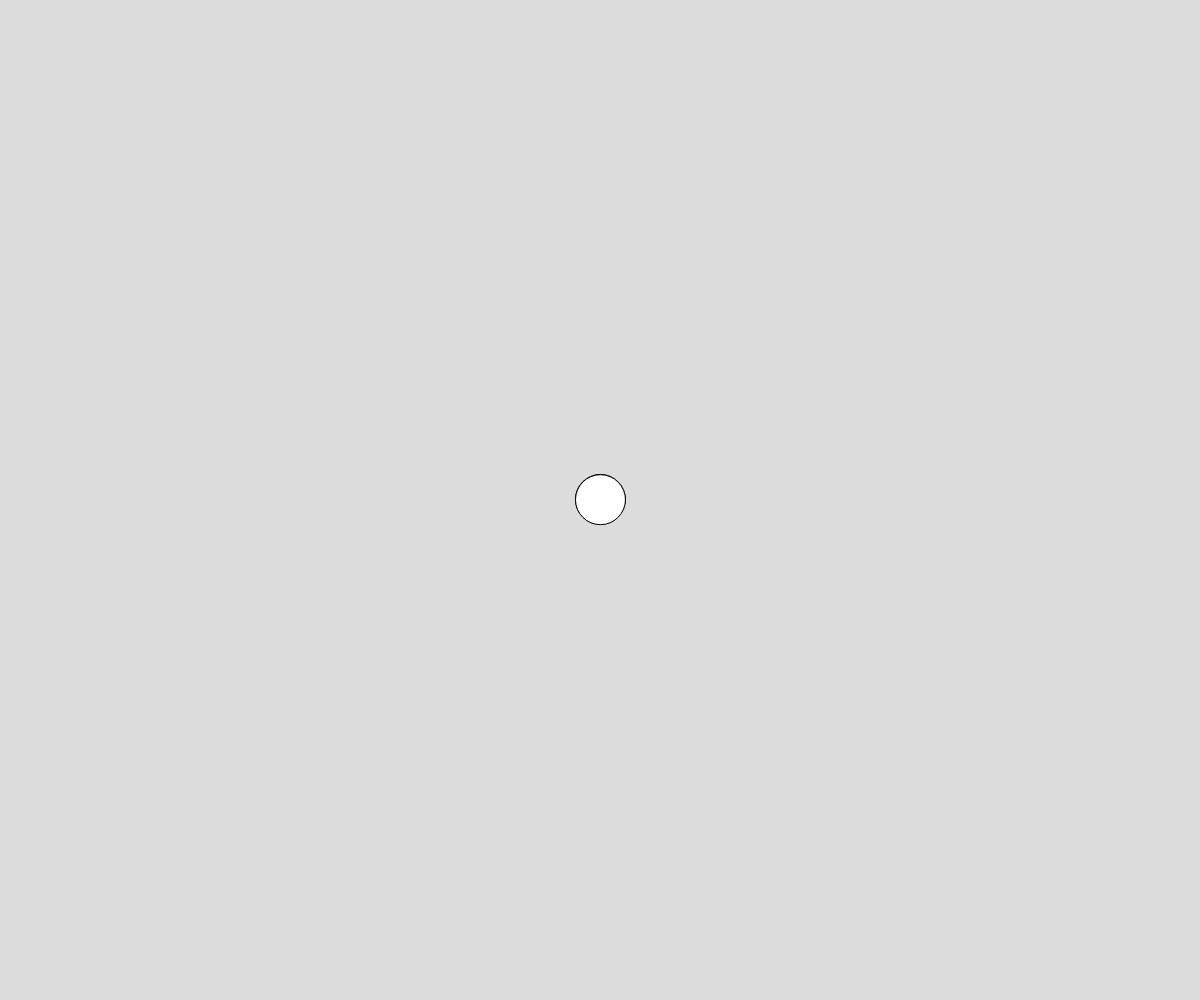
Frame 1 (no input)
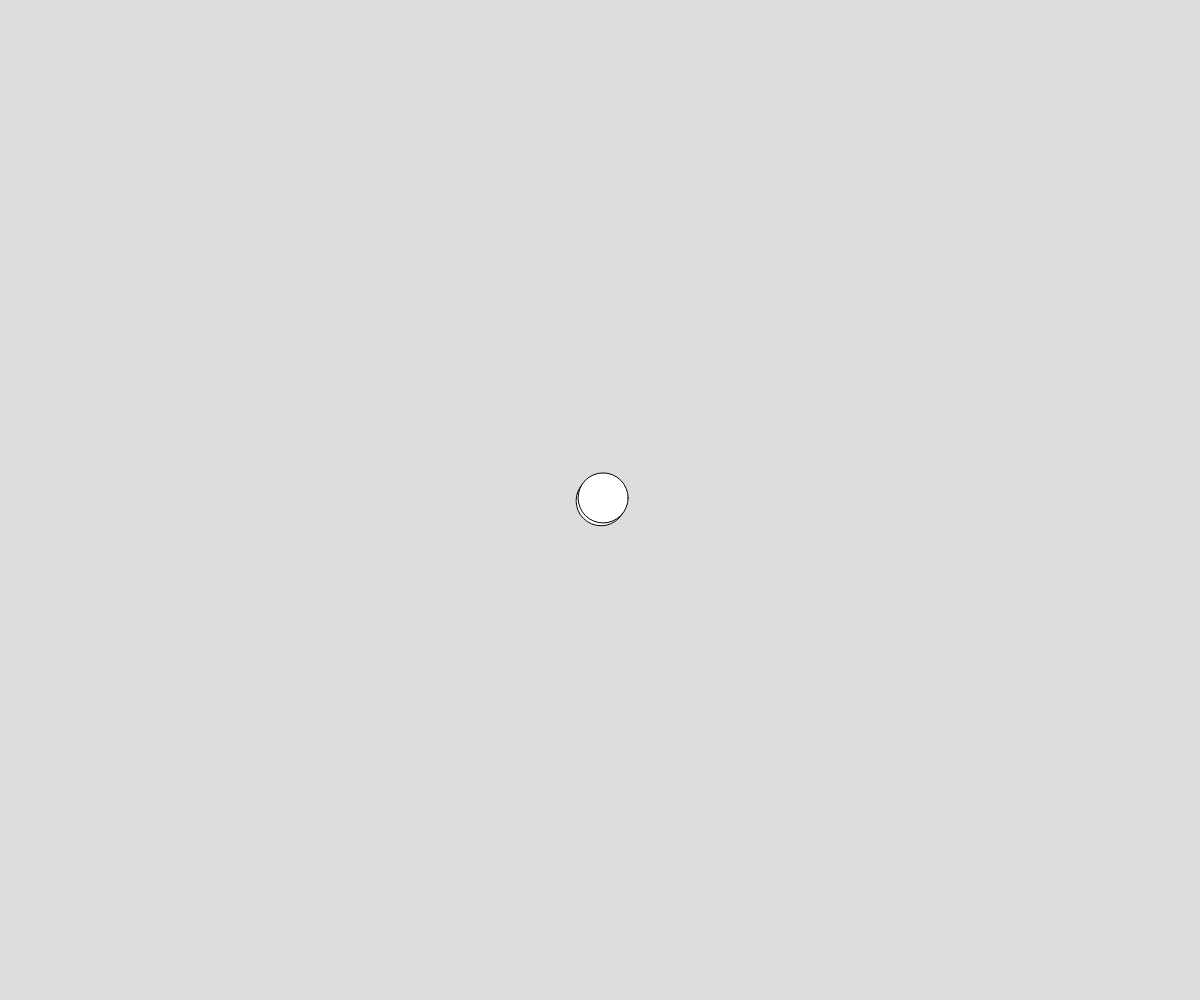
Frame 60 (no input)
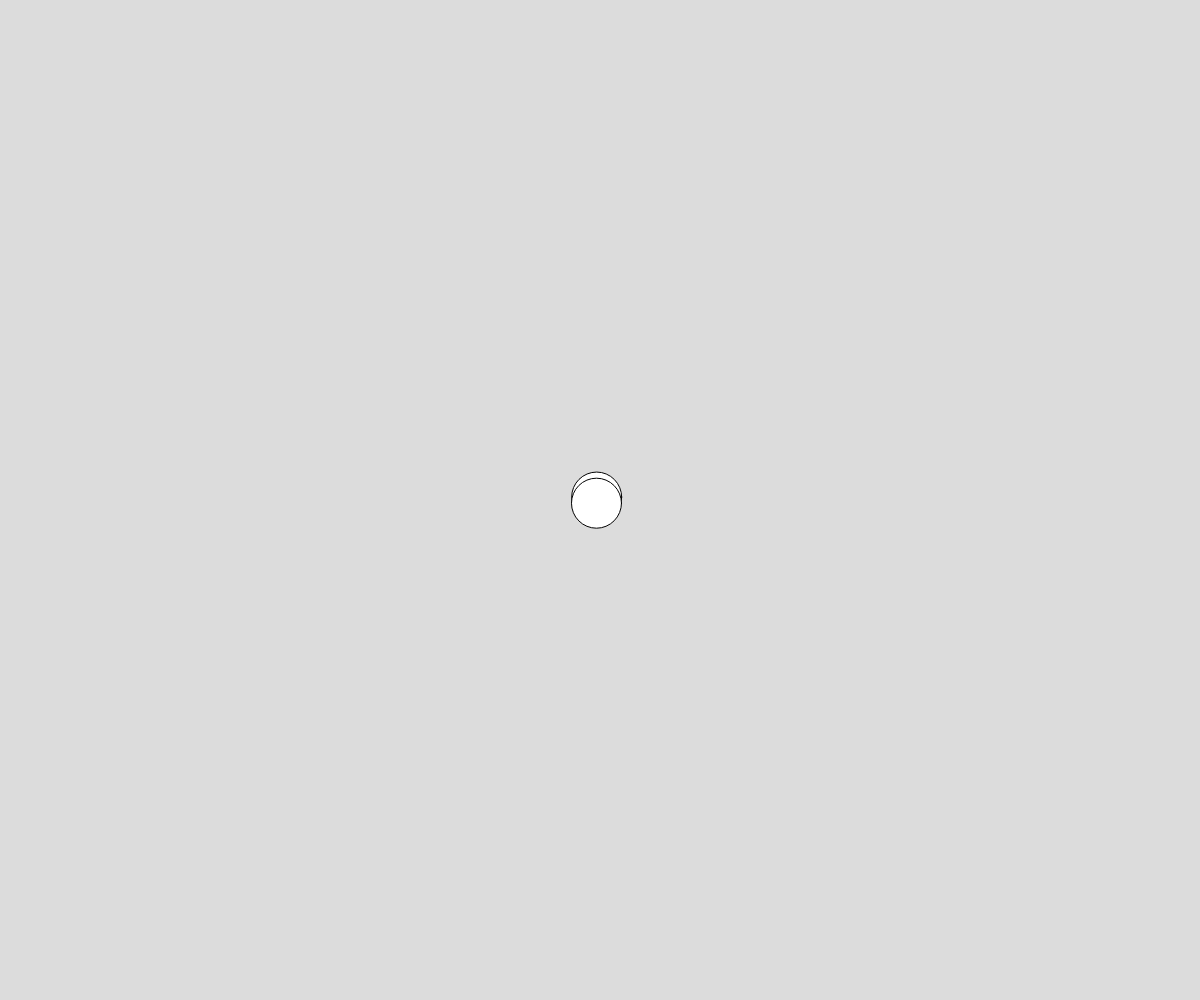
Frame 120 (the mouse pressed at the canvas centre since frame 60)

The p5.js sketch that drew these frames (run headless with seeded random() and noise() and a simulated clock; from frame 60 on, the mouse is pressed at the canvas centre):

// p5.js sketch
// ── sketch.js
let x, y;
let x1, y1;

function setup() {
  createCanvas(windowWidth, windowHeight);
  x = width * 0.5;
  y = height * 0.5;
  x1 = width * 0.5;
  y1 = height * 0.5;
}

function windowResized() {
  resizeCanvas(windowWidth, windowHeight);
}

function draw() {
  background(220);
  // add a little wiggle to the circle's position
  x += random(-1, 1);
  y += random(-1, 1);
  x1 += random(-1, 1);
  y1 += random(-1, 1);
  circle(x, y, 50);
  circle(x1, y1, 50);
}

function mousePressed() {
  x = mouseX;
  y = mouseY;
  x1 = mouseX;
  y1 = mouseY;
}
